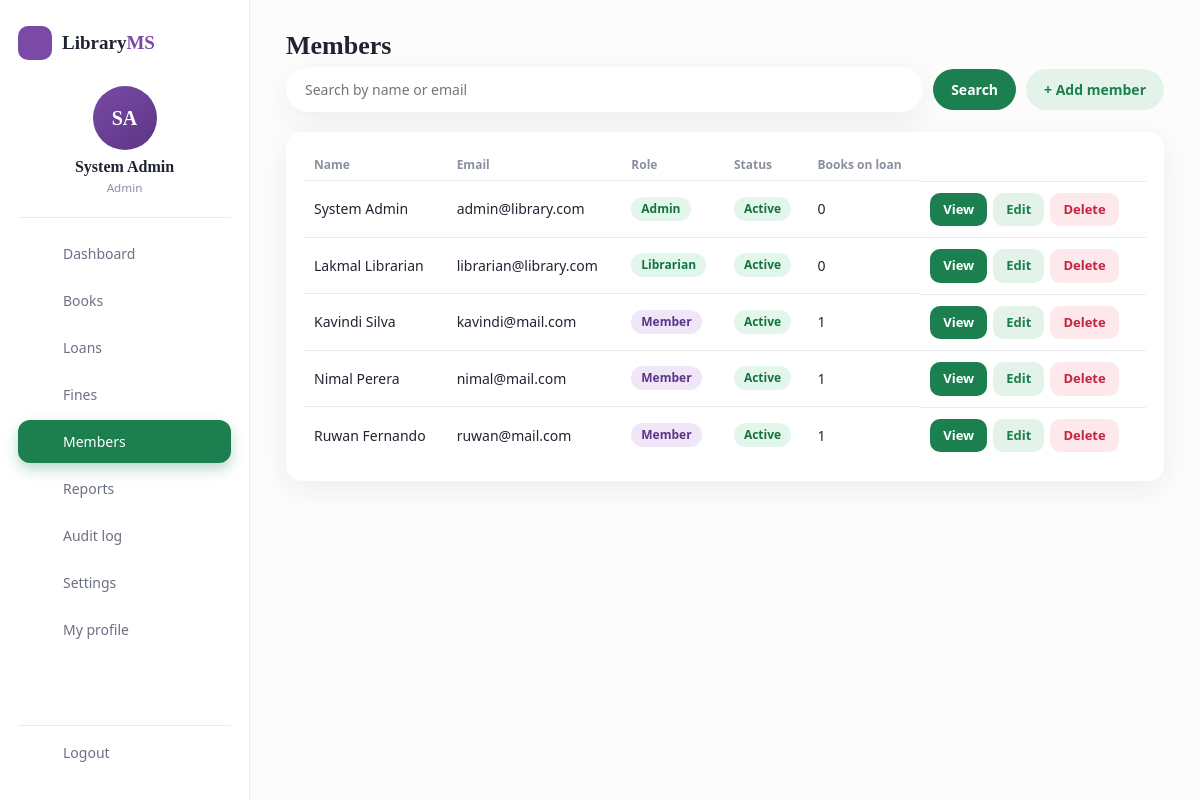
Screenshot of /index.php?url=members (signed in) with the database file from the repository.
### tables this page shows
CREATE TABLE users (
  id INT AUTO_INCREMENT PRIMARY KEY,
  name VARCHAR(100) NOT NULL,
  email VARCHAR(150) NOT NULL UNIQUE,
  password VARCHAR(255) NOT NULL,
  phone VARCHAR(30) NULL,
  role ENUM('admin','librarian','member') NOT NULL DEFAULT 'member',
  status ENUM('active','suspended') NOT NULL DEFAULT 'active',
  created_at TIMESTAMP DEFAULT CURRENT_TIMESTAMP
);

### core/Controller.php (called while the page is built, shortened)
<?php
class Controller
{
    protected function view($view, $data = [])
    {
        extract($data);
        require ROOT . '/app/views/layout/header.php';
        require ROOT . '/app/views/' . $view . '.php';
        require ROOT . '/app/views/layout/footer.php';
    }
}

### app/controllers/MemberController.php (called while the page is built, shortened)
<?php
class MemberController extends Controller
{
    public function index()
    {
        $q = trim($_GET['q'] ?? '');
        $users = (new User())->all($q);
        $this->view('members/index', ['users' => $users, 'q' => $q]);
    }
}

### index.php (called while the page is built, shortened)
<?php
require ROOT . '/core/helpers.php';
spl_autoload_register(function ($class) {
    foreach (['core', 'app/models', 'app/controllers'] as $dir) {
        $file = ROOT . "/$dir/$class.php";
        if (is_file($file)) { require $file; return; }
    }
});
$parts  = explode('/', trim($_GET['url'] ?? '', '/'));
$key    = $parts[0] !== '' ? $parts[0] : (isset($_SESSION['user']) ? 'dashboard' : 'books');
$action = $parts[1] ?? ($key === 'auth' ? 'login' : 'index');
$params = array_slice($parts, 2);
$controller = new $class();
call_user_func_array([$controller, $action], $params);

### core/Model.php (called while the page is built, shortened)
<?php
abstract class Model
{
    protected $db;
    public function __construct()
    {
        $this->db = Database::get();
    }
    protected function many($sql, $params = [])
    {
        $st = $this->db->prepare($sql);
        $st->execute($params);
        return $st->fetchAll();
    }
}

### core/Database.php (called while the page is built)
<?php
class Database
{
    private static $pdo = null;
    public static function get()
    {
        if (self::$pdo === null) {
            $dsn = 'mysql:host=' . DB_HOST . ';dbname=' . DB_NAME . ';charset=utf8mb4';
            self::$pdo = new PDO($dsn, DB_USER, DB_PASS, [
                PDO::ATTR_ERRMODE            => PDO::ERRMODE_EXCEPTION,
                PDO::ATTR_DEFAULT_FETCH_MODE => PDO::FETCH_ASSOC,
                PDO::ATTR_EMULATE_PREPARES   => false,
                PDO::MYSQL_ATTR_INIT_COMMAND => "SET time_zone = '" . DB_TIMEZONE . "'",
            ]);
        }
        return self::$pdo;
    }
}

### app/models/User.php (called while the page is built, shortened)
<?php
class User extends Model
{
    public function all($search = '')
    {
        $like = '%' . $search . '%';
        return $this->many(
            'SELECT u.*, (SELECT COUNT(*) FROM loans l WHERE l.user_id = u.id AND l.returned_at IS NULL) AS active_loans
             FROM users u WHERE u.name LIKE ? OR u.email LIKE ? ORDER BY u.role, u.name',
            [$like, $like]
        );
    }
}

### app/views/members/index.php (the view, shortened to what this page needs)
<h1>Members</h1>
<form class="tools" method="get" action="<?= BASE_URL ?>/index.php">
  <input class="grow" name="q" value="<?= e($q) ?>" placeholder="Search by name or email">
  <button class="btn">Search</button>
  <a class="btn light" href="<?= url('members/create') ?>">+ Add member</a>
</form>
<div class="card wrap">
  <table>
    <thead><tr><th>Name</th><th>Email</th><th>Role</th><th>Status</th><th>Books on loan</th><th></th></tr></thead>
    <tbody>
    <?php foreach ($users as $u): ?>
      <tr>
        <td><?= e($u['name']) ?></td><td><?= e($u['email']) ?></td>
        <td><span class="pill <?= $u['role'] === 'member' ? 'pr' : 'ok' ?>"><?= e(ucfirst($u['role'])) ?></span></td>
        <td><?= $u['status'] === 'suspended' ? '<span class="pill dg">Suspended</span>' : '<span class="pill ok">Active</span>' ?></td>
        <td><?= (int)$u['active_loans'] ?></td>
        <td class="actions">
          <?php if ($u['can_manage']): ?>
            <a class="btn sm" href="<?= url('members/show/' . $u['id']) ?>">View</a>
            <a class="btn light sm" href="<?= url('members/edit/' . $u['id']) ?>">Edit</a>
            <form method="post" action="<?= url('members/delete/' . $u['id']) ?>" onsubmit="return confirm('Delete this user?')">
              <?= csrf_field() ?><button class="btn danger sm">Delete</button>
            </form>
          <?php endif; ?>
        </td>
      </tr>
    <?php endforeach; ?>
    </tbody>
  </table>
</div>

### app/views/layout/header.php (shortened to what this page needs)
<?php
$seg = explode('/', trim($_GET['url'] ?? '', '/'))[0];
?><!DOCTYPE html>
<html lang="en">
<head>
<link rel="stylesheet" href="<?= asset('css/style.css') ?>">
</head>
<body class="<?= user() ? 'has-side' : 'guest-page' ?>">
<?php if (user()): ?>
<div class="shell">
  <aside class="side">
    <div class="brand"><span class="mark"><?= ui_icon('book') ?></span><span>Library<b>MS</b></span></div>
    <div class="who">
      <div class="avatar"><?= e(ui_initials(user()['name'])) ?></div>
      <strong><?= e(user()['name']) ?></strong>
      <small><?= e(ucfirst(user()['role'])) ?></small>
    </div>
    <nav class="menu">
      <a class="<?= $seg === 'dashboard' ? 'on' : '' ?>" href="<?= url('dashboard') ?>"><?= ui_icon('home') ?>Dashboard</a>
      <a class="<?= $seg === 'books' ? 'on' : '' ?>" href="<?= url('books') ?>"><?= ui_icon('book') ?>Books</a>
      <a class="<?= $seg === 'loans' ? 'on' : '' ?>" href="<?= url('loans') ?>"><?= ui_icon('loans') ?><?= is_staff() ? 'Loans' : 'My loans' ?></a>
      <?php if (is_staff()): ?>
        <a class="<?= $seg === 'fines' ? 'on' : '' ?>" href="<?= url('fines') ?>"><?= ui_icon('cash') ?>Fines</a>
        <a class="<?= $seg === 'members' ? 'on' : '' ?>" href="<?= url('members') ?>"><?= ui_icon('users') ?>Members</a>
        <a class="<?= $seg === 'reports' ? 'on' : '' ?>" href="<?= url('reports') ?>"><?= ui_icon('chart') ?>Reports</a>
      <?php endif; ?>
      <?php if (user()['role'] === 'admin'): ?>
        <a class="<?= $seg === 'audit' ? 'on' : '' ?>" href="<?= url('audit') ?>"><?= ui_icon('audit') ?>Audit log</a>
        <a class="<?= $seg === 'settings' ? 'on' : '' ?>" href="<?= url('settings') ?>"><?= ui_icon('sliders') ?>Settings</a>
      <?php endif; ?>
      <a class="<?= $seg === 'profile' ? 'on' : '' ?>" href="<?= url('profile') ?>"><?= ui_icon('user') ?>My profile</a>
    </nav>
    <a class="logout" href="<?= url('auth/logout') ?>"><?= ui_icon('logout') ?>Logout</a>
  </aside>
  <main class="content">
<?php else: ?>
<div class="guest-wrap">
  <main class="guest">
<?php endif; ?>

### public/css/style.css (style rules this page uses)
:root { --bg:#ecebe6; --card:#fff; --soft:#f6f6f9; --text:#1f2430; --muted:#8a90a0; --line:#ebecf2; --green:#1b7f4f; --green2:#e4f3ea; --purple:#7a4aa6; --purple2:#5b3585; --yellow:#f2c230; --okbg:#e3f6ec; --ok:#14733f; --dbg:#fde8ec; --d:#c4243f; --pr:#efe7f8; --prt:#5b3585; --shadow:0 8px 28px rgba(40,40,70,.07); --serif:Georgia,"Times New Roman",serif; }
* { box-sizing:border-box }
body { margin:0;background:var(--bg);color:var(--text);font:14px/1.5 system-ui,-apple-system,"Segoe UI",Roboto,sans-serif }
a { color:var(--green);text-decoration:none }
h1 { font:700 26px/1.2 var(--serif);margin:0 0 6px }
.shell { display:flex;width:100%;min-height:100vh;background:#fff }
.side { width:250px;flex:none;padding:26px 18px;border-right:1px solid var(--line);display:flex;flex-direction:column;position:sticky;top:0;height:100vh;overflow-y:auto }
.brand { display:flex;align-items:center;gap:10px;font:700 19px var(--serif);margin-bottom:26px }
.brand b,.brand i { font-style:normal;color:var(--purple) }
.brand .mark { width:34px;height:34px;border-radius:10px;background:var(--purple);color:#fff;display:grid;place-items:center }
.who { text-align:center;padding-bottom:20px;margin-bottom:14px;border-bottom:1px solid var(--line) }
.avatar { width:64px;height:64px;margin:0 auto 8px;border-radius:50%;background:linear-gradient(145deg,var(--purple),var(--purple2));color:#fff;display:grid;place-items:center;font:700 20px var(--serif) }
.who strong { display:block;font:700 16px var(--serif) }
.who small { color:var(--muted) }
.menu { display:flex;flex-direction:column;gap:4px;flex:1 }
.menu a,.logout { display:flex;align-items:center;gap:12px;padding:11px 14px;border-radius:12px;color:#6b7183;font-weight:500 }
.menu a.on { background:var(--green);color:#fff;box-shadow:0 6px 14px rgba(27,127,79,.3) }
.logout { margin-top:12px;border-top:1px solid var(--line);border-radius:0 0 12px 12px;padding-top:16px }
.content { flex:1;min-width:0;padding:30px clamp(20px,3vw,48px);background:#fcfcfd;display:flex;flex-direction:column }
.btn { display:inline-block;border:0;border-radius:10px;padding:10px 18px;font:inherit;font-weight:600;background:var(--green);color:#fff;cursor:pointer;text-align:center }
.btn.light { background:var(--green2);color:var(--green) }
.btn.danger { background:var(--dbg);color:var(--d) }
.btn.sm { padding:7px 13px;font-size:13px }
input,select { font:inherit;width:100%;margin-top:4px;padding:11px 14px;border:1px solid var(--line);border-radius:12px;background:#fff;color:var(--text) }
.tools { display:flex;gap:10px;flex-wrap:wrap;margin-bottom:20px;align-items:center }
.tools input,.tools select { width:auto;margin:0;min-width:170px;border-radius:999px;padding:11px 18px;box-shadow:var(--shadow);border-color:transparent }
.tools .grow { flex:1 }
.tools .btn { border-radius:999px }
.card { background:var(--card);border-radius:16px;padding:18px;box-shadow:var(--shadow);margin-bottom:16px }
.wrap { overflow-x:auto }
table { width:100%;border-collapse:collapse;min-width:560px }
th { text-align:left;color:var(--muted);font-weight:600;font-size:12px;padding:6px 10px }
td { padding:11px 10px;border-top:1px solid var(--line);vertical-align:middle }
.actions { display:flex;gap:6px;align-items:center;flex-wrap:wrap }
.actions form { margin:0 }
.pill { padding:3px 10px;border-radius:999px;font-size:12px;font-weight:600;display:inline-block }
.ok { background:var(--okbg);color:var(--ok) }
.pr { background:var(--pr);color:var(--prt) }

### rows the page displays
users: name "SA", name "System Admin", role "Admin", email "admin@library.com", status "Active", active_loans "0"
users: name "Lakmal Librarian", email "librarian@library.com", role "Librarian", status "Active", active_loans "0"
users: name "Kavindi Silva", email "kavindi@mail.com", role "Member", status "Active", active_loans "1"
users: name "Nimal Perera", email "nimal@mail.com", role "Member", status "Active", active_loans "1"
users: name "Ruwan Fernando", email "ruwan@mail.com", role "Member", status "Active", active_loans "1"
